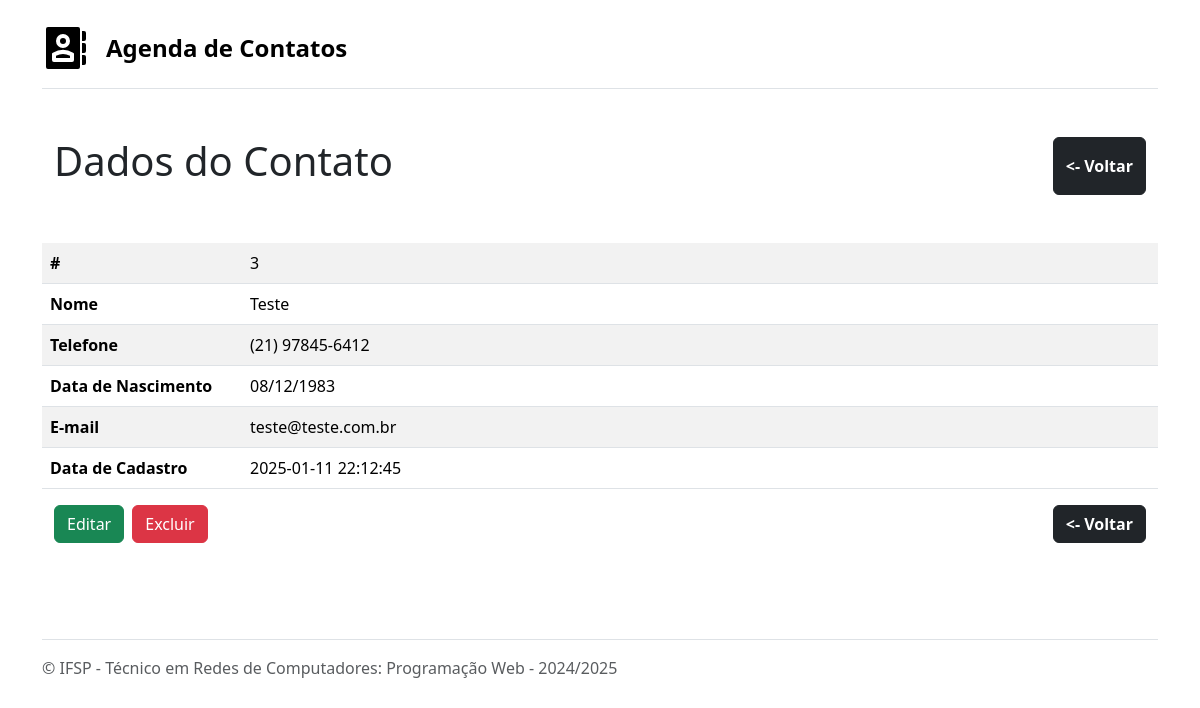
Screenshot of /visualizar/3 with the database file from the repository.
### tables this page shows
CREATE TABLE contatos (
  id INTEGER PRIMARY KEY AUTOINCREMENT,
  nome VARCHAR(50) NOT NULL,
  telefone VARCHAR(20),
  data_nascimento DATE,
  email VARCHAR(100),
  data_cadastro TIMESTAMP NOT NULL DEFAULT CURRENT_TIMESTAMP
);

### app.py (the view)
@app.route("/visualizar/<int:id_contato>")
def visualizar_contato(id_contato):
    conn = DB()
    record = conn.read_one(f"SELECT * FROM contatos WHERE id={id_contato}")
    conn.close()
    return render_template("visualizar-contato.html", dados=record)

### db.py (called while the page is built)
    def connect(self):
        self.connection = sqlite3.connect('db/agenda.db')
        self.connection.row_factory = sqlite3.Row

    def close(self):
        self.connection.close()

    def read_one(self, sql):
        if self.connection == None:
            self.connect()
        cursor = self.connection.execute(sql)
        return cursor.fetchone()

### templates/visualizar-contato.html (shortened to what this page needs)
{% extends 'base.html' %}
{% block page_content %}
<div class="container-fluid py-4">
    <div class="d-flex align-self-center">
        <h1>Dados do Contato</h1>
        <a href="/listar" class="ms-auto py-3 btn btn-dark fw-bold">&lt;- Voltar</a>
    </div>
    <div class="row py-5">
        <table class="table table-hover table-striped ">
            <tbody>
                <tr>
                    <th width="200">#</th>
                    <td>{{ dados['id'] }}</td>
                </tr>
                <tr>
                    <th>Nome</th>
                    <td>{{ dados['nome'] }}</td>
                </tr>
                <tr>
                    <th>Telefone</th>
                    <td>{{ dados['telefone'] }}</td>
                </tr>
                <tr>
                    <th>Data de Nascimento</th>
                    <td>{{ dados['data_nascimento'] }}</td>
                </tr>
                <tr>
                    <th>E-mail</th>
                    <td>{{ dados['email'] }}</td>
                </tr>
                <tr>
                    <th>Data de Cadastro</th>
                    <td>{{ dados['data_cadastro'] }}</td>
                </tr>
            </tbody>
        </table>
        <div class="d-flex">
            <a href="/editar/{{ dados['id'] }}" class="btn btn-success">Editar</a>
            <a href="/excluir/{{ dados['id'] }}" class="btn btn-danger ms-2 delete-item">Excluir</a>
            <a href="/listar" class="ms-auto btn btn-dark fw-bold">&lt;- Voltar</a>
        </div>
    </div>
</div>
{% endblock %}

### rows the page displays
contatos: id "3", nome "Teste", telefone "(21) 97845-6412", data_nascimento "08/12/1983", email "teste@teste.com.br", data_cadastro "2025-01-11 22:12:45"
